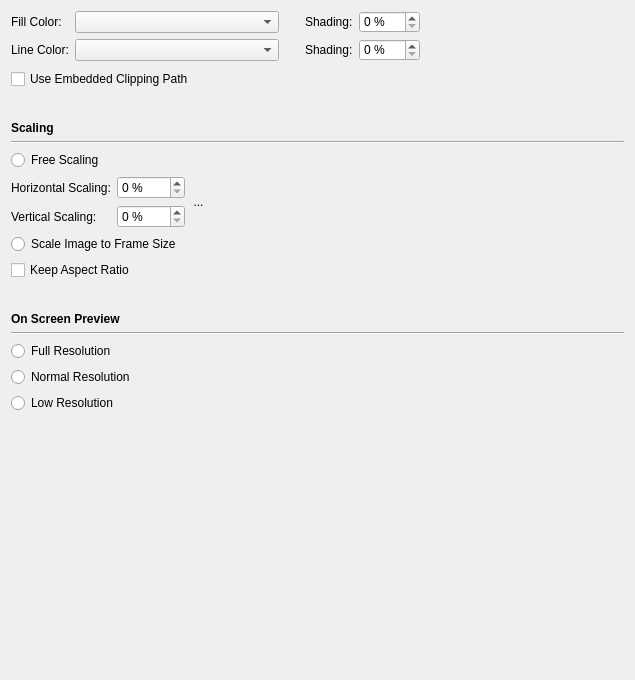
         <widget class="QWidget" name="scrollAreaWidgetContents_2">
          <property name="geometry">
           <rect>
            <x>0</x>
            <y>0</y>
            <width>635</width>
            <height>680</height>
           </rect>
          </property>
          <layout class="QFormLayout" name="formLayout_6">
           <item row="1" column="0">
            <widget class="QCheckBox" name="imageUseEmbeddedClippingPathCheckBox">
             <property name="text">
              <string>Use Embedded Clipping Path</string>
             </property>
            </widget>
           </item>
           <item row="2" column="0">
            <spacer name="verticalSpacer_4">
             <property name="orientation">
              <enum>Qt::Vertical</enum>
             </property>
             <property name="sizeType">
              <enum>QSizePolicy::Fixed</enum>
             </property>
             <property name="sizeHint" stdset="0">
              <size>
               <width>20</width>
               <height>20</height>
              </size>
             </property>
            </spacer>
           </item>
           <item row="3" column="0">
            <widget class="QLabel" name="ScalingLabel">
             <property name="font">
              <font>
               <weight>75</weight>
               <bold>true</bold>
              </font>
             </property>
             <property name="text">
              <string>Scaling</string>
             </property>
            </widget>
           </item>
           <item row="4" column="0" colspan="2">
            <widget class="Line" name="line_2">
             <property name="orientation">
              <enum>Qt::Horizontal</enum>
             </property>
            </widget>
           </item>
           <item row="5" column="0">
            <widget class="QRadioButton" name="imageFreeScalingRadioButton">
             <property name="text">
              <string>Free Scaling</string>
             </property>
             <attribute name="buttonGroup">
              <string notr="true">scalingButtonGroup</string>
             </attribute>
            </widget>
           </item>
           <item row="7" column="0">
            <widget class="QRadioButton" name="imageFrameScalingRadioButton">
             <property name="text">
              <string>Scale Image to Frame Size</string>
             </property>
             <attribute name="buttonGroup">
              <string notr="true">scalingButtonGroup</string>
             </attribute>
            </widget>
           </item>
           <item row="8" column="0">
            <widget class="QCheckBox" name="imageKeepAspectRatioCheckBox">
             <property name="text">
              <string>Keep Aspect Ratio</string>
             </property>
            </widget>
           </item>
           <item row="9" column="0">
            <spacer name="verticalSpacer_5">
             <property name="orientation">
              <enum>Qt::Vertical</enum>
             </property>
             <property name="sizeType">
              <enum>QSizePolicy::Fixed</enum>
             </property>
             <property name="sizeHint" stdset="0">
              <size>
               <width>20</width>
               <height>20</height>
              </size>
             </property>
            </spacer>
           </item>
           <item row="10" column="0">
            <widget class="QLabel" name="OnScreenPreviewLabel">
             <property name="font">
              <font>
               <weight>75</weight>
               <bold>true</bold>
              </font>
             </property>
             <property name="text">
              <string>On Screen Preview</string>
             </property>
            </widget>
           </item>
           <item row="11" column="0" colspan="2">
            <widget class="Line" name="line_4">
             <property name="orientation">
              <enum>Qt::Horizontal</enum>
             </property>
            </widget>
           </item>
           <item row="12" column="0">
            <widget class="QRadioButton" name="onscreenResolutionFullRadioButton">
             <property name="text">
              <string>Full Resolution</string>
             </property>
             <attribute name="buttonGroup">
              <string notr="true">previewButtonGroup</string>
             </attribute>
            </widget>
           </item>
           <item row="13" column="0">
            <widget class="QRadioButton" name="onscreenResolutionNormalRadioButton">
             <property name="text">
              <string>Normal Resolution</string>
             </property>
             <attribute name="buttonGroup">
              <string notr="true">previewButtonGroup</string>
             </attribute>
            </widget>
           </item>
           <item row="14" column="0">
            <widget class="QRadioButton" name="onscreenResolutionLowRadioButton">
             <property name="text">
              <string>Low Resolution</string>
             </property>
             <attribute name="buttonGroup">
              <string notr="true">previewButtonGroup</string>
             </attribute>
            </widget>
           </item>
           <item row="15" column="0">
            <spacer name="verticalSpacer_6">
             <property name="orientation">
              <enum>Qt::Vertical</enum>
             </property>
             <property name="sizeHint" stdset="0">
              <size>
               <width>20</width>
               <height>40</height>
              </size>
             </property>
            </spacer>
           </item>
           <item row="6" column="0">
            <layout class="QFormLayout" name="formLayout_5">
             <item row="0" column="0">
              <layout class="QGridLayout" name="gridLayout_7">
               <item row="1" column="0">
                <widget class="QLabel" name="imageVerticalScaleLabel">
                 <property name="text">
                  <string>Vertical Scaling:</string>
                 </property>
                </widget>
               </item>
               <item row="0" column="1">
                <widget class="QSpinBox" name="imageHorizontalScalingSpinBox">
                 <property name="sizePolicy">
                  <sizepolicy hsizetype="Minimum" vsizetype="Fixed">
                   <horstretch>0</horstretch>
                   <verstretch>0</verstretch>
                  </sizepolicy>
                 </property>
                 <property name="suffix">
                  <string> %</string>
                 </property>
                 <property name="maximum">
                  <number>1000</number>
                 </property>
                </widget>
               </item>
               <item row="0" column="0">
                <widget class="QLabel" name="imageHorizontalScaleLabel">
                 <property name="text">
                  <string>Horizontal Scaling:</string>
                 </property>
                </widget>
               </item>
               <item row="0" column="2" rowspan="2">
                <widget class="LinkButton" name="scalingLockToolButton">
                 <property name="sizePolicy">
                  <sizepolicy hsizetype="Fixed" vsizetype="Preferred">
                   <horstretch>0</horstretch>
                   <verstretch>0</verstretch>
                  </sizepolicy>
                 </property>
                 <property name="minimumSize">
                  <size>
                   <width>15</width>
                   <height>0</height>
                  </size>
                 </property>
                 <property name="maximumSize">
                  <size>
                   <width>15</width>
                   <height>16777215</height>
                  </size>
                 </property>
                 <property name="text">
                  <string>...</string>
                 </property>
                 <property name="checkable">
                  <bool>true</bool>
                 </property>
                 <property name="autoRaise">
                  <bool>true</bool>
                 </property>
                </widget>
               </item>
               <item row="1" column="1">
                <widget class="QSpinBox" name="imageVerticalScalingSpinBox">
                 <property name="sizePolicy">
                  <sizepolicy hsizetype="Minimum" vsizetype="Fixed">
                   <horstretch>0</horstretch>
                   <verstretch>0</verstretch>
                  </sizepolicy>
                 </property>
                 <property name="suffix">
                  <string> %</string>
                 </property>
                 <property name="maximum">
                  <number>1000</number>
                 </property>
                </widget>
               </item>
              </layout>
             </item>
             <item row="0" column="1">
              <spacer name="horizontalSpacer_4">
               <property name="orientation">
                <enum>Qt::Horizontal</enum>
               </property>
               <property name="sizeHint" stdset="0">
                <size>
                 <width>40</width>
                 <height>20</height>
                </size>
               </property>
              </spacer>
             </item>
            </layout>
           </item>
           <item row="0" column="0" colspan="2">
            <layout class="QGridLayout" name="gridLayout_6">
             <item row="1" column="4">
              <widget class="QSpinBox" name="imageFrameLineShadingSpinBox">
               <property name="suffix">
                <string> %</string>
               </property>
               <property name="maximum">
                <number>100</number>
               </property>
              </widget>
             </item>
             <item row="0" column="0">
              <widget class="QLabel" name="imageFillColorLabel">
               <property name="text">
                <string>Fill Color:</string>
               </property>
              </widget>
             </item>
             <item row="1" column="3">
              <widget class="QLabel" name="imageLineColorShadeLabel">
               <property name="text">
                <string>Shading:</string>
               </property>
              </widget>
             </item>
             <item row="0" column="1">
              <widget class="ColorCombo" name="imageFrameFillColorComboBox">
               <property name="sizePolicy">
                <sizepolicy hsizetype="MinimumExpanding" vsizetype="Fixed">
                 <horstretch>0</horstretch>
                 <verstretch>0</verstretch>
                </sizepolicy>
               </property>
              </widget>
             </item>
             <item row="0" column="4">
              <widget class="QSpinBox" name="imageFrameFillShadingSpinBox">
               <property name="suffix">
                <string> %</string>
               </property>
               <property name="maximum">
                <number>100</number>
               </property>
              </widget>
             </item>
             <item row="1" column="0">
              <widget class="QLabel" name="imageLineColorLabel">
               <property name="text">
                <string>Line Color:</string>
               </property>
              </widget>
             </item>
             <item row="1" column="1">
              <widget class="ColorCombo" name="imageFrameLineColorComboBox">
               <property name="sizePolicy">
                <sizepolicy hsizetype="MinimumExpanding" vsizetype="Fixed">
                 <horstretch>0</horstretch>
                 <verstretch>0</verstretch>
                </sizepolicy>
               </property>
              </widget>
             </item>
             <item row="0" column="2" rowspan="2">
              <spacer name="horizontalSpacer_16">
               <property name="orientation">
                <enum>Qt::Horizontal</enum>
               </property>
               <property name="sizeType">
                <enum>QSizePolicy::Fixed</enum>
               </property>
               <property name="sizeHint" stdset="0">
                <size>
                 <width>20</width>
                 <height>20</height>
                </size>
               </property>
              </spacer>
             </item>
             <item row="0" column="3">
              <widget class="QLabel" name="imageFillShadingLabel">
               <property name="text">
                <string>Shading:</string>
               </property>
              </widget>
             </item>
             <item row="0" column="5">
              <spacer name="horizontalSpacer_3">
               <property name="orientation">
                <enum>Qt::Horizontal</enum>
               </property>
               <property name="sizeHint" stdset="0">
                <size>
                 <width>40</width>
                 <height>20</height>
                </size>
               </property>
              </spacer>
             </item>
            </layout>
           </item>
          </layout>
         </widget>
